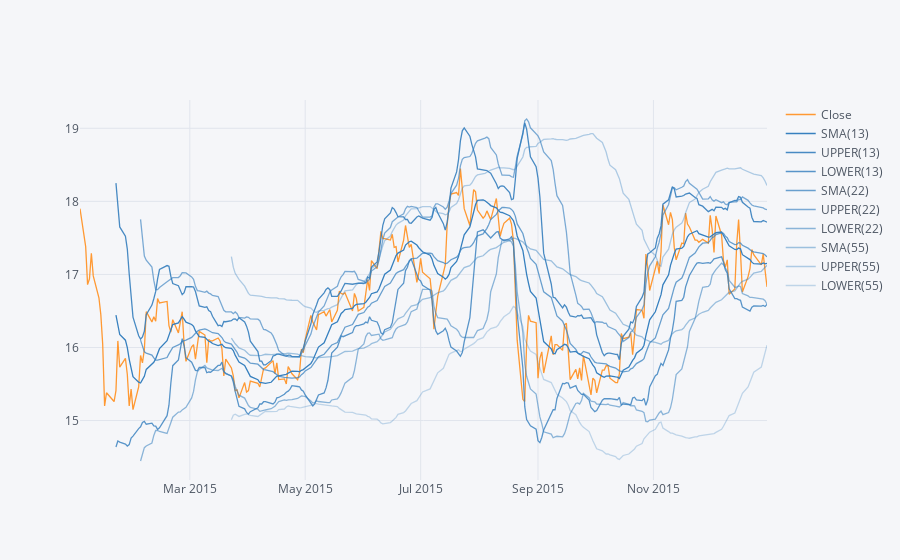

The cell this chart's notebook holds for it:
### Markdown cell above
**Use .ta_plot(study='boll') to create a Bollinger Band Plot for Bank of America for the year 2015.**

### Code cell
BAC['Close'].loc['2015-01-01':'2016-01-01'].ta_plot(study = 'boll',periods = [13,22,55])

### Figure 1 — Plotly figure (JSON) as saved in the notebook; plotly's stock layout.template omitted (floating-point values rounded to 4 significant figures; data arrays with more than 128 entries replaced by an {"elided": "..."} marker saying what was removed)
{"data": [{"line": {"color": "rgba(255, 153, 51, 1.0)", "dash": "solid", "shape": "linear", "width": 1.3}, "mode": "lines", "name": "Close", "text": "", "type": "scatter", "x": {"elided": "252 str values"}, "y": {"elided": "252 float values"}}, {"line": {"color": "rgba(55, 128, 191, 1.0)", "dash": "solid", "shape": "linear", "width": 1.3}, "mode": "lines", "name": "SMA(13)", "text": "", "type": "scatter", "x": {"elided": "252 str values"}, "y": {"elided": "252 mixed values"}}, {"line": {"color": "rgba(55, 128, 191, 0.911111111111111)", "dash": "solid", "shape": "linear", "width": 1.3}, "mode": "lines", "name": "UPPER(13)", "text": "", "type": "scatter", "x": {"elided": "252 str values"}, "y": {"elided": "252 mixed values"}}, {"line": {"color": "rgba(55, 128, 191, 0.8222222222222222)", "dash": "solid", "shape": "linear", "width": 1.3}, "mode": "lines", "name": "LOWER(13)", "text": "", "type": "scatter", "x": {"elided": "252 str values"}, "y": {"elided": "252 mixed values"}}, {"line": {"color": "rgba(55, 128, 191, 0.7333333333333332)", "dash": "solid", "shape": "linear", "width": 1.3}, "mode": "lines", "name": "SMA(22)", "text": "", "type": "scatter", "x": {"elided": "252 str values"}, "y": {"elided": "252 mixed values"}}, {"line": {"color": "rgba(55, 128, 191, 0.6444444444444444)", "dash": "solid", "shape": "linear", "width": 1.3}, "mode": "lines", "name": "UPPER(22)", "text": "", "type": "scatter", "x": {"elided": "252 str values"}, "y": {"elided": "252 mixed values"}}, {"line": {"color": "rgba(55, 128, 191, 0.5555555555555554)", "dash": "solid", "shape": "linear", "width": 1.3}, "mode": "lines", "name": "LOWER(22)", "text": "", "type": "scatter", "x": {"elided": "252 str values"}, "y": {"elided": "252 mixed values"}}, {"line": {"color": "rgba(55, 128, 191, 0.4666666666666666)", "dash": "solid", "shape": "linear", "width": 1.3}, "mode": "lines", "name": "SMA(55)", "text": "", "type": "scatter", "x": {"elided": "252 str values"}, "y": {"elided": "252 mixed values"}}, {"line": {"color": "rgba(55, 128, 191, 0.3777777777777776)", "dash": "solid", "shape": "linear", "width": 1.3}, "mode": "lines", "name": "UPPER(55)", "text": "", "type": "scatter", "x": {"elided": "252 str values"}, "y": {"elided": "252 mixed values"}}, {"line": {"color": "rgba(55, 128, 191, 0.2888888888888888)", "dash": "solid", "shape": "linear", "width": 1.3}, "mode": "lines", "name": "LOWER(55)", "text": "", "type": "scatter", "x": {"elided": "252 str values"}, "y": {"elided": "252 mixed values"}}], "layout": {"legend": {"bgcolor": "#F5F6F9", "font": {"color": "#4D5663"}}, "paper_bgcolor": "#F5F6F9", "plot_bgcolor": "#F5F6F9", "title": {"font": {"color": "#4D5663"}}, "xaxis": {"gridcolor": "#E1E5ED", "showgrid": true, "tickfont": {"color": "#4D5663"}, "title": {"font": {"color": "#4D5663"}, "text": ""}, "zerolinecolor": "#E1E5ED"}, "yaxis": {"gridcolor": "#E1E5ED", "showgrid": true, "tickfont": {"color": "#4D5663"}, "title": {"font": {"color": "#4D5663"}, "text": ""}, "zerolinecolor": "#E1E5ED"}}}
